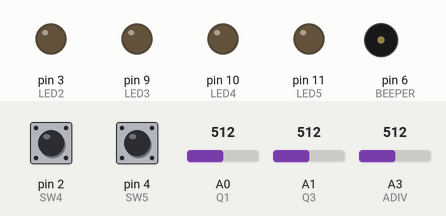
Bench run of a sketch on a simulated Arduino Uno, built with avr-gcc and run on an emulated ATmega328P. Parts: output pins drawn as LEDs (lit = HIGH), buzzer (waves = sounding). Inputs (shaded band) come from the test bench; at power-on: pin 2 (SW4) HIGH, pin 4 (SW5) HIGH, A0 (Q1) = 512, A1 (Q3) = 512, A3 (ADIV) = 512. What the sketch prints to the serial monitor is not drawn.

Above: at 0.2 s.
Timing chart, 0 to 1.7 s (numbered marks = the images above):
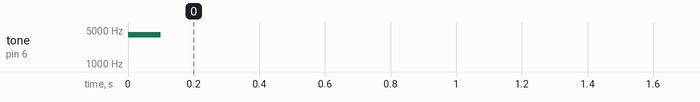

The sketch:

ARPS2-SONAR-Starter.ino
```cpp
/*
Project:  ARPS2-SONAR-Starter
Date:     March 8, 2025

Robot starter program to develop an HC-SR04 SONAR range function.

This program is configured for Arduino UNO R4 Minima and UNO R4 Wifi
by default, and also works with Arduino UNO Rev 3. When using Arduino
UNO Rev 3, edit the Serial.begin() function to select a 9600 bps rate
in the program's setup() function, and note that SW2 and SW3 will be
inoperable since these pushbuttons share share the UART RX and TX I/O
pins used for USB communication.

See the https://mirobo.tech/arps webpage for additional ARPS-2
resources, programming activities, and starter programs.
*/

// Pre-defined Arduino UNO LED
// LED_BUILTIN (D13)    // On-board LED (shared with H2 and SONAR TRIG)

// ARPS-2 Educational Starter I/O devices
const int SW2 = 0;      // Pushbuttons SW2 and SW3 are fully supported on
const int SW3 = 1;      // Arduino UNO R4 Minima and Arduino UNO R4 WiFi
const int SW4 = 2;      // Pushbuttons SW4 and SW5 work on all Arduino UNO
const int SW5 = 4;      // circuit boards

const int LED2 = 3;     // ARPS-2 LEDs (shared with motor outputs)
const int LED3 = 9;
const int LED4 = 10;
const int LED5 = 11;

const int BEEPER = 6;   // ARPS-2 Piezo beeper LS1

// ARPS2 optional analog input devices
const int Q1 = A0;      // Left floor/line sensor phototransistor Q1
const int Q2 = A1;      // Right line sensor phototransistor Q2
const int Q3 = A1;      // Right floor sensor phototransistor Q3
const int ATEMP = A2;   // Analog temperature sensor U1
const int ADIV = A3;    // Analog voltage divider (R20/R21) tap

// ARPS-2 motor output pin definitions (redefines same I/O pins as LEDs)
const int M1A = 3;      // Motor 1 - output A
const int M1B = 9;      // Motor 1 - output B
const int M2A = 10;     // Motor 2 - output A
const int M2B = 11;     // Motor 2 - output B

// ARPS2 optional special purpose I/O pins
const int IR = 5;       // IR demodulator
const int H1 = 18;      // Header H1
const int H2 = 13;      // Header H2 (shared with SONAR TRIG and onboardLED)
const int TRIG = 13;    // Ultrasonic SONAR distance sensor TRIG(ger) output
const int H3 = 12;      // Header H3 (shared with SONAR ECHO)
const int ECHO = 12;    // Ultrasonic SONAR distance sensor ECHO input
const int H4 = 19;      // Header H4
const int H9 = 7;       // Digital I/O or Servo output pin
const int H10 = 8;      // Digital I/O or Servo output pin

// Define program variables
int SW2State;           // Pushbutton states
int SW3State;
int SW4State;
int SW5State;
int distance;           // SONAR distance to objects in cm

int rawQ1;              // Analog input levels
int rawQ3;
int rawTemp;
int rawVolts;
float volts;

void setup() {
  // Serial.begin(9600);   // Start the serial port at 9600 bps for UNO Rev 3
  Serial.begin(115200); // Start the serial port at 115200 bps for UNO R4

  // Initialize I/O pin directions/types
  pinMode(SW2,INPUT_PULLUP);
  pinMode(SW3,INPUT_PULLUP);
  pinMode(SW4,INPUT_PULLUP);
  pinMode(SW5,INPUT_PULLUP);
  pinMode(LED2,OUTPUT);
  pinMode(LED3,OUTPUT);
  pinMode(LED4,OUTPUT);
  pinMode(LED5,OUTPUT);
  pinMode(BEEPER,OUTPUT);
  pinMode(H1,INPUT);
  pinMode(ECHO,INPUT);
  pinMode(TRIG,OUTPUT);
  pinMode(H4,INPUT);
  tone(BEEPER,4000,100);  // Say hello
}

void loop() {
  SW2State = digitalRead(SW2);  // SW2 only works with UNO R4 family
  SW3State = digitalRead(SW3);  // SW3 only works with UNO R4 family
  SW4State = digitalRead(SW4);
  SW5State = digitalRead(SW5);

  if(SW2State == LOW) {         // Run motors forward (SW2 only works with UNO R4 family)
    goFwd();
  }

  if(SW3State == LOW) {         // Turn left (SW3 only works with UNO R4 family)
    goLeft();
  }

  if(SW4State == LOW) {         // Turn right
    goRight();
  }

  if(SW5State == LOW) {         // Stop
    stop();
  }

  rawQ1 = analogRead(Q1);
  rawQ3 = analogRead(Q3);
  Serial.print("Q1 Level: ");
  Serial.print(rawQ1);
  Serial.print("\t");
  Serial.print("Q3 Level: ");
  Serial.println(rawQ3);

  rawVolts = analogRead(ADIV);
  volts = float(rawVolts) / 40;
  Serial.print("Volts: ");
  Serial.print(volts);
  Serial.println("V");

  distance = sonarRange(20);
  Serial.print("Distance: ");
  Serial.print(distance);
  Serial.println("cm");
  Serial.println("");

  delay(1000);
}

int sonarRange(unsigned long max) {
  // Make a TRIG pulse to start distance measurement

  // Wait for ECHO to go high and time the ECHO pulse

  // Convert ECHO duration to distance, and return distance value

}

// Stop both motors
void stop(void) {
  digitalWrite(M1A,LOW);
  digitalWrite(M1B,LOW);
  digitalWrite(M2A,LOW);
  digitalWrite(M2B,LOW);
}

// Go forward (run motors in opposite directions)
void goFwd(void) {
  digitalWrite(M1A,LOW);
  digitalWrite(M1B,HIGH);
  digitalWrite(M2A,HIGH);
  digitalWrite(M2B,LOW);
}

void goLeft(void) {
  // Add digitalWrite statements to run the motors here
}

void goRight(void) {
  // Add digitalWrite statements to run the motors here
}

void goRev(void) {
  digitalWrite(M1A,HIGH);
  digitalWrite(M1B,LOW);
  digitalWrite(M2A,LOW);
  digitalWrite(M2B,HIGH);
}


/*
The completed sonarRange function is included below:

// Returns SONAR range to closest target within the maximum distance.
// Example usage:  distance = sonarRange(50);
int sonarRange(unsigned long max) {
  // Check for previous ping in progress
  if(digitalRead(ECHO) == HIGH) {
    return -1;      // ECHO in progress. Return error code
  }

  // Make a TRIG pulse to start a distance measurement
  digitalWrite(TRIG,HIGH);
  delayMicroseconds(10);
  digitalWrite(TRIG,LOW);

  // Wait for ECHO to go high and time the ECHO pulse
  unsigned long duration = pulseIn(ECHO,HIGH,(max+1)*58+200);

  // Return 0 if ECHO times out (no target within range)
  if(duration == 0) {
    return 0;
  }

  // Convert ECHO duration to distance, and return distance value
  return(int(duration/58));
}

*/
```

Measured:
- by itself, tone on pin 6 (BEEPER): silent → 4000 Hz at 0.00 s, → silent 0.10 s later
